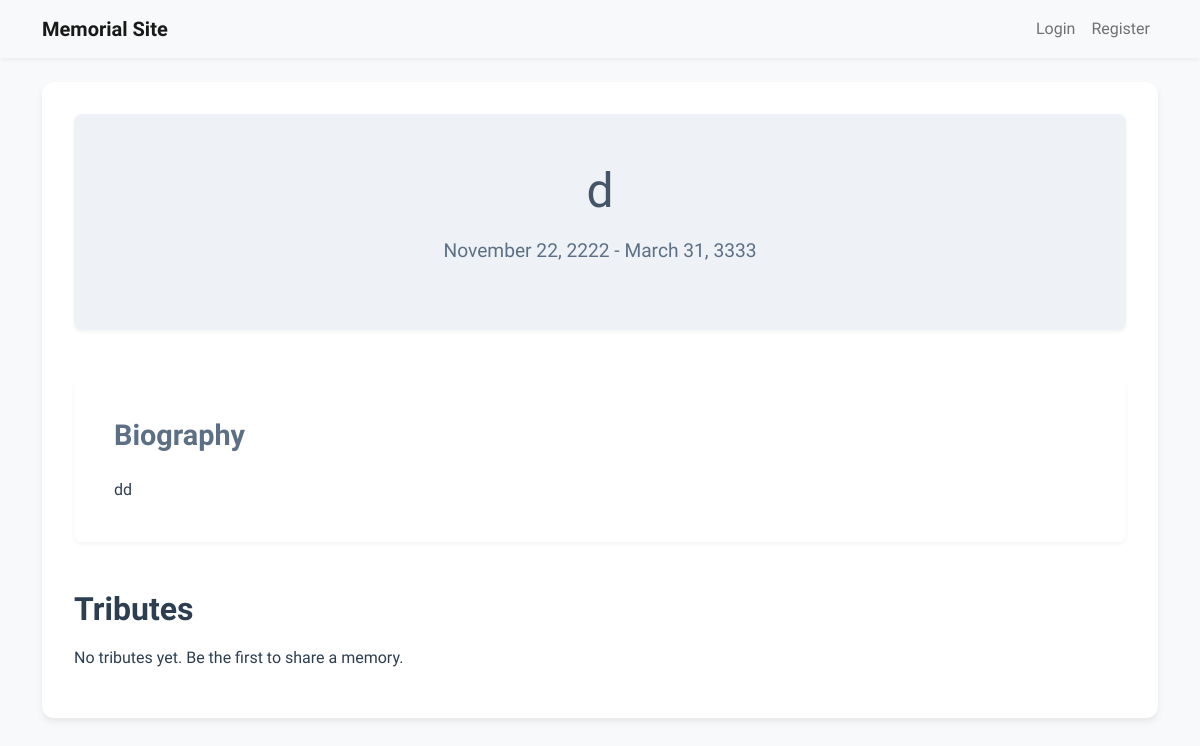
Screenshot of /memorial/1 with the database file from the repository.
### app/models/memorial.py (models this page shows, shortened)
class Memorial(db.Model):
    id = db.Column(db.Integer, primary_key=True)
    name = db.Column(db.String(100), nullable=False)
    birth_date = db.Column(db.Date)
    death_date = db.Column(db.Date)
    biography = db.Column(db.Text)
    custom_url = db.Column(db.String(100), unique=True)
    is_public = db.Column(db.Boolean, default=True)
    access_code = db.Column(db.String(20))
    created_at = db.Column(db.DateTime, default=datetime.utcnow)
    creator_id = db.Column(db.Integer, db.ForeignKey('user.id'), nullable=False)
    theme_id = db.Column(db.Integer, db.ForeignKey('theme.id'))
    layout = db.Column(db.String(32), default='standard')  # standard, compact, full-width, etc.
    photos = db.relationship('Photo', backref='memorial', lazy='dynamic')
    tributes = db.relationship('Tribute', backref='memorial', lazy='dynamic')
    events = db.relationship('Event', backref='memorial', lazy='dynamic')

### app/routes/memorial.py (the view)
@bp.route('/memorial/<int:id>')
def view(id):
    memorial = Memorial.query.get_or_404(id)
    if not memorial.is_public:
        if not current_user.is_authenticated:
            abort(403)
        if current_user.id != memorial.creator_id:
            abort(403)
    if memorial.theme:
        print(f"Using theme template: {memorial.theme.template_path}")  # Debug log
        template = memorial.theme.template_path
    else:
        print("Using default template")  # Debug log
        template = 'memorial/view.html'
    return render_template(template,
                         memorial=memorial,
                         now=datetime.utcnow())

### app/templates/themes/modern/memorial.html (shortened to what this page needs)
{% extends "base.html" %}
{% block head %}
<link rel="stylesheet" href="{{ url_for('static', filename='css/themes/modern.css', v='1.0') }}">
{% endblock %}
{% block content %}
<div class="memorial-modern {% if memorial.layout == 'full-width' %}container-fluid{% elif memorial.layout == 'compact' %}container-sm{% else %}container{% endif %}">
    <div class="memorial-header">
        <h1 class="memorial-name">{{ memorial.name }}</h1>
        <p class="memorial-dates">
            {{ memorial.birth_date.strftime('%B %d, %Y') }} -
            {{ memorial.death_date.strftime('%B %d, %Y') }}
        </p>
    </div>
    <div class="memorial-content">
        <div class="biography-section">
            <h2>Biography</h2>
            <div class="biography-text">{{ memorial.biography|nl2br|safe }}</div>
        </div>
        <div class="tributes-section">
            <h2>Tributes</h2>
            {% if memorial.tributes.filter_by(is_approved=true).count() > 0 %}
                {% for tribute in memorial.tributes.filter_by(is_approved=true) %}
                <div class="tribute">
                    <div class="tribute-content">{{ tribute.content }}</div>
                    <div class="tribute-author">- {{ tribute.author.username }}</div>
                </div>
                {% endfor %}
            {% else %}
                <p>No tributes yet. Be the first to share a memory.</p>
            {% endif %}
        </div>
    </div>
</div>
{% endblock %}

### app/static/css/base.css (style rules this page uses)
:root { --primary-color: #5c6f84; --primary-dark: #445469; --primary-light: #eef2f7; --accent-warm: #c4a484; --accent-soft: #a8c0d6; --neutral-100: #ffffff; --neutral-200: #f8f9fa; --neutral-300: #e9ecef; --neutral-400: #ced4da; --neutral-500: #adb5bd; --neutral-600: #6c757d; --neutral-700: #495057; --neutral-800: #343a40; --neutral-900: #212529; --text-primary: #2c3e50; --text-secondary: #5c6f84; --text-muted: #6c757d; --border-light: #dee2e6; --border-medium: #ced4da; --shadow-sm: 0 2px 4px rgba(0,0,0,0.05); --shadow-md: 0 4px 6px rgba(0,0,0,0.07); --shadow-lg: 0 10px 15px rgba(0,0,0,0.1); }
body { background-color: var(--neutral-200); color: var(--text-primary); font-family: 'Source Sans Pro', -apple-system, BlinkMacSystemFont, 'Segoe UI', Roboto, 'Helvetica Neue', Arial, sans-serif; line-height: 1.6; }
h1, h2, h3, h4, h5, h6 { color: var(--text-primary); font-weight: 600; margin-bottom: 1rem; }

### app/static/css/themes/modern.css (style rules this page uses)
.memorial-modern { background-color: var(--neutral-100); color: var(--text-primary); line-height: 1.6; padding: 2rem; border-radius: 12px; box-shadow: var(--shadow-md); }
.memorial-modern .memorial-header { text-align: center; padding: 3rem 2rem; background-color: var(--primary-light); border-radius: 8px; margin-bottom: 3rem; box-shadow: var(--shadow-sm); }
.memorial-modern .memorial-name { font-size: 3rem; font-weight: 300; margin-bottom: 1rem; color: var(--primary-dark); }
.memorial-modern .memorial-dates { font-size: 1.2rem; color: var(--text-secondary); }
.memorial-modern .biography-section { background-color: var(--neutral-100); padding: 2.5rem; border-radius: 8px; box-shadow: var(--shadow-sm); margin-bottom: 3rem; }
.memorial-modern .biography-section h2 { color: var(--primary-color); font-size: 1.8rem; margin-bottom: 1.5rem; }

### rows the page displays
Memorial: name "d", birth_date "November 22, 2222", death_date "March 31, 3333", biography "dd"
